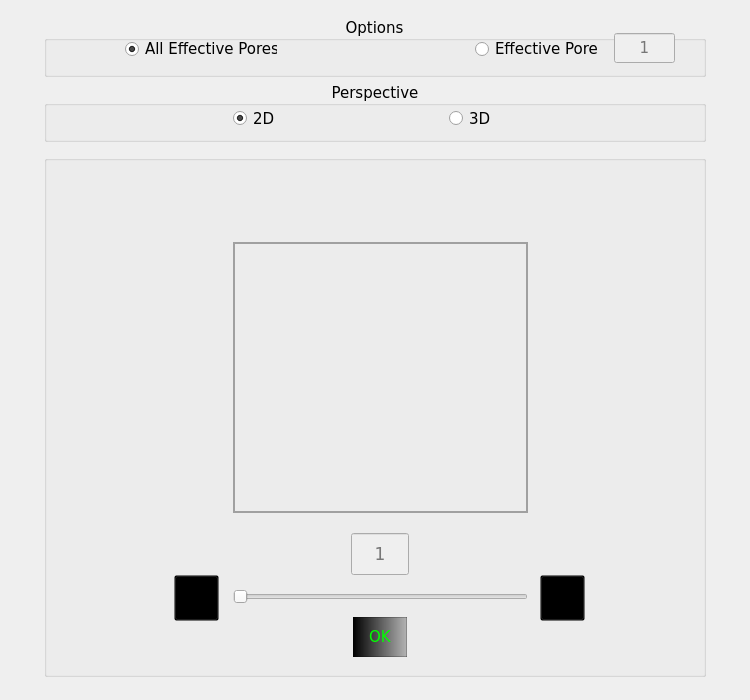
<?xml version="1.0" encoding="UTF-8"?>
<ui version="4.0">
 <class>Form_ep_view</class>
 <widget class="QWidget" name="Form_ep_view">
  <property name="geometry">
   <rect>
    <x>0</x>
    <y>0</y>
    <width>750</width>
    <height>700</height>
   </rect>
  </property>
  <property name="minimumSize">
   <size>
    <width>750</width>
    <height>700</height>
   </size>
  </property>
  <property name="maximumSize">
   <size>
    <width>750</width>
    <height>700</height>
   </size>
  </property>
  <property name="font">
   <font>
    <family>Verdana</family>
    <pointsize>11</pointsize>
    <weight>50</weight>
    <bold>false</bold>
   </font>
  </property>
  <property name="windowTitle">
   <string>Effective Pores View</string>
  </property>
  <property name="windowIcon">
   <iconset>
    <normaloff>Icons/ppd_enhanced_colors_supreme-removebg-preview.png</normaloff>Icons/ppd_enhanced_colors_supreme-removebg-preview.png</iconset>
  </property>
  <widget class="QLabel" name="label_ep_view">
   <property name="geometry">
    <rect>
     <x>233</x>
     <y>242</y>
     <width>295</width>
     <height>271</height>
    </rect>
   </property>
   <property name="styleSheet">
    <string notr="true">border:2px solid rgb(160, 160, 160);</string>
   </property>
   <property name="text">
    <string/>
   </property>
   <property name="scaledContents">
    <bool>true</bool>
   </property>
  </widget>
  <widget class="QSlider" name="horizontalSlider_ep_view">
   <property name="enabled">
    <bool>false</bool>
   </property>
   <property name="geometry">
    <rect>
     <x>233</x>
     <y>586</y>
     <width>295</width>
     <height>22</height>
    </rect>
   </property>
   <property name="orientation">
    <enum>Qt::Horizontal</enum>
   </property>
  </widget>
  <widget class="QLabel" name="label_ep_view_name">
   <property name="geometry">
    <rect>
     <x>159</x>
     <y>200</y>
     <width>443</width>
     <height>20</height>
    </rect>
   </property>
   <property name="text">
    <string/>
   </property>
   <property name="scaledContents">
    <bool>false</bool>
   </property>
   <property name="alignment">
    <set>Qt::AlignCenter</set>
   </property>
  </widget>
  <widget class="QGroupBox" name="groupBox_opt_ep">
   <property name="geometry">
    <rect>
     <x>44</x>
     <y>17</y>
     <width>662</width>
     <height>60</height>
    </rect>
   </property>
   <property name="font">
    <font>
     <pointsize>11</pointsize>
     <weight>50</weight>
     <italic>false</italic>
     <bold>false</bold>
     <underline>false</underline>
     <strikeout>false</strikeout>
     <kerning>true</kerning>
    </font>
   </property>
   <property name="title">
    <string>Options</string>
   </property>
   <property name="alignment">
    <set>Qt::AlignCenter</set>
   </property>
   <widget class="QRadioButton" name="radioButton_all_effective_pores">
    <property name="geometry">
     <rect>
      <x>81</x>
      <y>22</y>
      <width>152</width>
      <height>20</height>
     </rect>
    </property>
    <property name="font">
     <font>
      <pointsize>11</pointsize>
     </font>
    </property>
    <property name="styleSheet">
     <string notr="true">border:transparent;</string>
    </property>
    <property name="text">
     <string>All Effective Pores</string>
    </property>
    <property name="checked">
     <bool>true</bool>
    </property>
   </widget>
   <widget class="QRadioButton" name="radioButton_effective_pore">
    <property name="geometry">
     <rect>
      <x>431</x>
      <y>22</y>
      <width>123</width>
      <height>20</height>
     </rect>
    </property>
    <property name="font">
     <font>
      <pointsize>11</pointsize>
     </font>
    </property>
    <property name="styleSheet">
     <string notr="true">border:transparent;</string>
    </property>
    <property name="text">
     <string>Effective Pore</string>
    </property>
   </widget>
   <widget class="QLineEdit" name="lineEdit_effective_pore">
    <property name="enabled">
     <bool>false</bool>
    </property>
    <property name="geometry">
     <rect>
      <x>570</x>
      <y>16</y>
      <width>61</width>
      <height>30</height>
     </rect>
    </property>
    <property name="styleSheet">
     <string notr="true">font: 75 11pt &quot;Verdana&quot;;
</string>
    </property>
    <property name="alignment">
     <set>Qt::AlignCenter</set>
    </property>
    <property name="placeholderText">
     <string>1</string>
    </property>
   </widget>
  </widget>
  <widget class="QGroupBox" name="groupBox_perspect_ep">
   <property name="geometry">
    <rect>
     <x>44</x>
     <y>82</y>
     <width>662</width>
     <height>60</height>
    </rect>
   </property>
   <property name="title">
    <string>Perspective</string>
   </property>
   <property name="alignment">
    <set>Qt::AlignCenter</set>
   </property>
   <widget class="QRadioButton" name="radioButton_2d_perspect_ep">
    <property name="geometry">
     <rect>
      <x>189</x>
      <y>28</y>
      <width>82</width>
      <height>17</height>
     </rect>
    </property>
    <property name="text">
     <string>2D</string>
    </property>
    <property name="checked">
     <bool>true</bool>
    </property>
   </widget>
   <widget class="QRadioButton" name="radioButton_3D_perspect_ep">
    <property name="geometry">
     <rect>
      <x>405</x>
      <y>28</y>
      <width>82</width>
      <height>17</height>
     </rect>
    </property>
    <property name="text">
     <string>3D</string>
    </property>
   </widget>
  </widget>
  <widget class="QPushButton" name="btn_ok_ep_view">
   <property name="geometry">
    <rect>
     <x>353</x>
     <y>617</y>
     <width>54</width>
     <height>40</height>
    </rect>
   </property>
   <property name="styleSheet">
    <string notr="true">QPushButton{
	font: 75 11pt &quot;Verdana&quot;;
	color: rgb(0, 255, 0);
	border:1px solid rgb(0, 0, 0, 60);
	background-color: qlineargradient(spread:pad, x1:0, y1:0, x2:1, y2:0, stop:0 rgba(0, 0, 0, 255), stop:1 rgba(0, 0, 0, 60));
	
}

QPushButton:hover{
	
	color: rgb(0, 0, 0);
	background-color: rgb(0, 152, 0);
}
</string>
   </property>
   <property name="text">
    <string>OK</string>
   </property>
  </widget>
  <widget class="QGroupBox" name="groupBox">
   <property name="geometry">
    <rect>
     <x>44</x>
     <y>155</y>
     <width>662</width>
     <height>522</height>
    </rect>
   </property>
   <property name="title">
    <string/>
   </property>
   <widget class="QPushButton" name="pushButton_arrow_left">
    <property name="enabled">
     <bool>false</bool>
    </property>
    <property name="geometry">
     <rect>
      <x>130</x>
      <y>420</y>
      <width>45</width>
      <height>46</height>
     </rect>
    </property>
    <property name="styleSheet">
     <string notr="true">QPushButton{
	background-position:center-low;
	background-color:transparent;
}

QPushButton:hover{
	background-color: rgb(255, 255, 255);
	border:2px solid rgb(0, 0, 255);
}

QPushButton:pressed{
	background-color: rgb(205, 239, 255);
}</string>
    </property>
    <property name="text">
     <string/>
    </property>
    <property name="icon">
     <iconset>
      <normaloff>Icons/left_arrow (1).png</normaloff>Icons/left_arrow (1).png</iconset>
    </property>
    <property name="iconSize">
     <size>
      <width>45</width>
      <height>42</height>
     </size>
    </property>
   </widget>
   <widget class="QPushButton" name="pushButton_arrow_right">
    <property name="enabled">
     <bool>false</bool>
    </property>
    <property name="geometry">
     <rect>
      <x>496</x>
      <y>420</y>
      <width>45</width>
      <height>46</height>
     </rect>
    </property>
    <property name="styleSheet">
     <string notr="true">QPushButton{
	background-position:center-low;
	background-color:transparent;
}

QPushButton:hover{
	background-color: rgb(255, 255, 255);
	border:2px solid rgb(0, 0, 255);
}

QPushButton:pressed{
	background-color: rgb(205, 239, 255);
}</string>
    </property>
    <property name="text">
     <string/>
    </property>
    <property name="icon">
     <iconset>
      <normaloff>Icons/right_arrow (1).png</normaloff>Icons/right_arrow (1).png</iconset>
    </property>
    <property name="iconSize">
     <size>
      <width>45</width>
      <height>42</height>
     </size>
    </property>
   </widget>
   <widget class="QLineEdit" name="lineEdit_ep_view">
    <property name="enabled">
     <bool>false</bool>
    </property>
    <property name="geometry">
     <rect>
      <x>307</x>
      <y>378</y>
      <width>58</width>
      <height>42</height>
     </rect>
    </property>
    <property name="font">
     <font>
      <pointsize>13</pointsize>
     </font>
    </property>
    <property name="alignment">
     <set>Qt::AlignCenter</set>
    </property>
    <property name="placeholderText">
     <string>1</string>
    </property>
   </widget>
  </widget>
  <widget class="QLabel" name="label_qtd_effectives">
   <property name="geometry">
    <rect>
     <x>60</x>
     <y>163</y>
     <width>287</width>
     <height>22</height>
    </rect>
   </property>
   <property name="styleSheet">
    <string notr="true">color: rgb(0, 157, 76);</string>
   </property>
   <property name="text">
    <string/>
   </property>
   <property name="alignment">
    <set>Qt::AlignLeading|Qt::AlignLeft|Qt::AlignVCenter</set>
   </property>
  </widget>
  <zorder>groupBox</zorder>
  <zorder>label_ep_view</zorder>
  <zorder>horizontalSlider_ep_view</zorder>
  <zorder>label_ep_view_name</zorder>
  <zorder>groupBox_opt_ep</zorder>
  <zorder>groupBox_perspect_ep</zorder>
  <zorder>btn_ok_ep_view</zorder>
  <zorder>label_qtd_effectives</zorder>
 </widget>
 <resources/>
 <connections/>
</ui>
